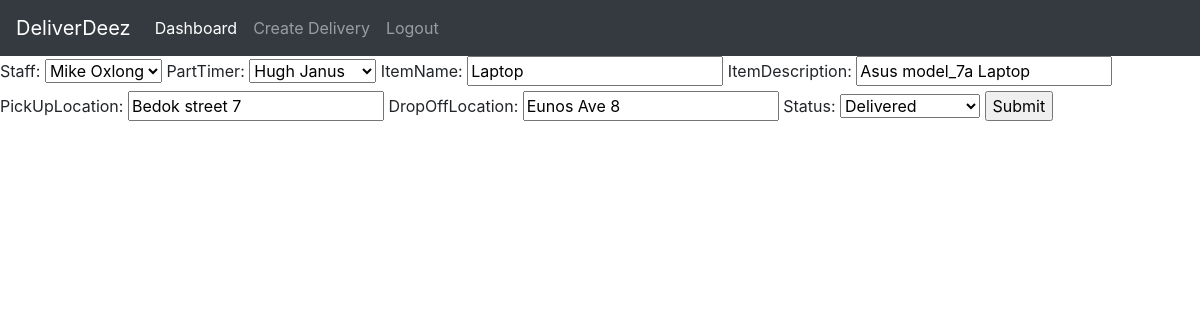
Page /update-delivery/1/ (signed in) on the committed database.
### accounts/models.py (models this page shows, shortened)
class Delivery(models.Model):
    STATUS = (
        ('Pending', 'Pending'),
        ('Out for delivery', 'Out for delivery'),
        ('Delivered', 'Delivered'),
    )
    staff = models.ForeignKey(Staff, null = True, on_delete = models.SET_NULL)
    partTimer = models.ForeignKey(PartTimer, null = True, blank = True, on_delete = models.SET_NULL)
    itemName = models.CharField(max_length = 200, null = True)
    itemDescription = models.CharField(max_length = 200, null = True)
    pickUpLocation = models.CharField(max_length = 200, null = True)
    dropOffLocation = models.CharField(max_length = 200, null = True)
    date_created = models.DateTimeField(auto_now_add = True, null = True)
    status = models.CharField(max_length = 200, null = True, choices = STATUS)

### accounts/decorators.py (the view)
        def wrapper_func(request, *args, **kwargs):
            group = None
            if request.user.groups.exists():
                group = request.user.groups.all()[0].name
            if group in allowed_roles:
                return view_func(request, *args, **kwargs)
            else:
                return HttpResponse('You are not authorized to view this page')

### accounts/forms.py
class DeliveryForm(ModelForm):
    class Meta:
        model = Delivery
        fields = '__all__'

### accounts/models.py (called while the page is built)
    def __str__(self):
        return self.name

    def __str__(self):
        return self.name

### accounts/views.py (called while the page is built)
@login_required(login_url = 'login')
@allowed_users(allowed_roles=['Staff'])
def updateDelivery(request, pk):
    deli = Delivery.objects.get(id=pk)
    form = DeliveryForm(instance=deli)
    if request.method == 'POST':
        form = DeliveryForm(request.POST, instance=deli)
        if form.is_valid():
            form.save()
            return redirect('staffHome')
    context = {'form': form}
    return render(request, 'accounts/createDelivery.html', context)

### accounts/templates/accounts/createDelivery.html (shortened to what this page needs)
{% extends 'accounts/main.html' %}
{% block content %}
<form action = "" method = "POST">
    {{form}}
    <input type = "submit" name = "Submit">
</form>
{% endblock %}

### rows in the picture
Delivery: staff "Mike Oxlong", partTimer "Hugh Janus", itemName "Laptop", itemDescription "Asus model_7a Laptop", pickUpLocation "Bedok street 7", dropOffLocation "Eunos Ave 8", status "Delivered"
